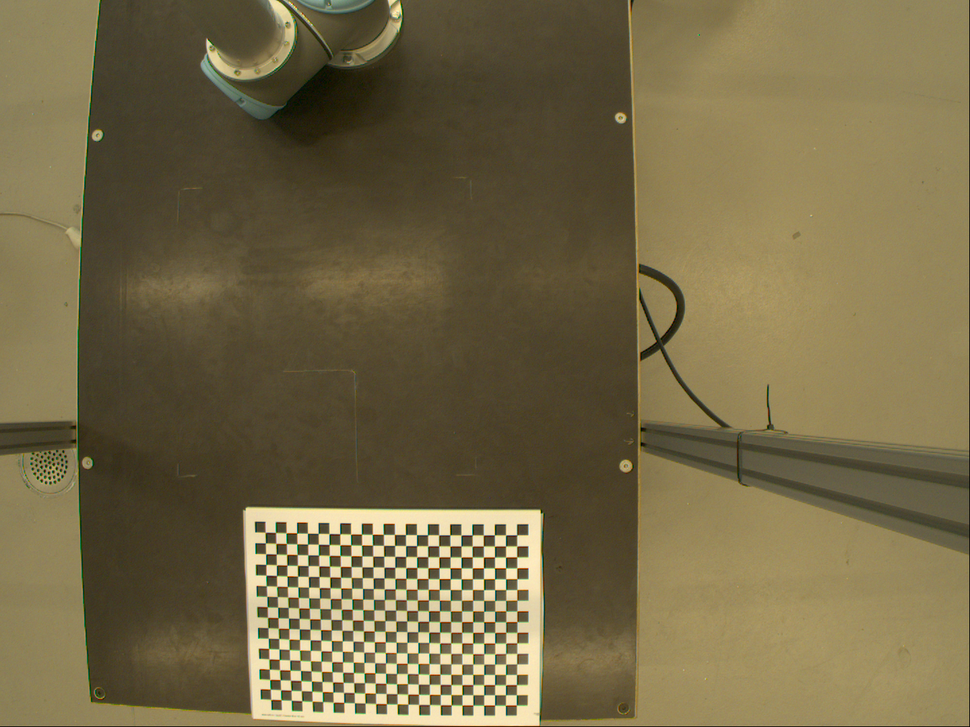
#> input picture HW[2]/images/img1.png, 970 x 727 px, shrunk from 1440 x 1080 before the run
$ jupyter execute --allow-errors code.ipynb   (shell and % lines are left out)
#> lines starting #> are read from the running program, lines starting #| are printed output that depends on the picture; long printed decimals are rounded
[cell 1]
import cv2
import numpy as np
import matplotlib.pyplot as pl

image_path = "./images/"
window_name = 'Image'

[cell 2]
def show_image(mat,window_name=window_name,wait=0):
    pl.imshow(mat,cmap='gray')

img1=cv2.imread(image_path+"img1.png")
#> img1 is the input picture: shape (727, 970, 3); mean B, G, R 71, 104.9, 116.6

show_image(img1)

[cell 3]
pattern_size=(17,24)
retval,corners=cv2.findChessboardCorners(img1,pattern_size)
#> retval = True; corners = 408 rows, first 8: [516.7, 534.8], [516.8, 546], [516.7, 556.7], [516.9, 567.9], [516.9, 578.7], [516.8, 589.6], [516.9, 600.2], [517, 611]
print(retval)
#| True
# corners

[cell 4]
gray = cv2.cvtColor(img1,cv2.COLOR_BGR2GRAY)
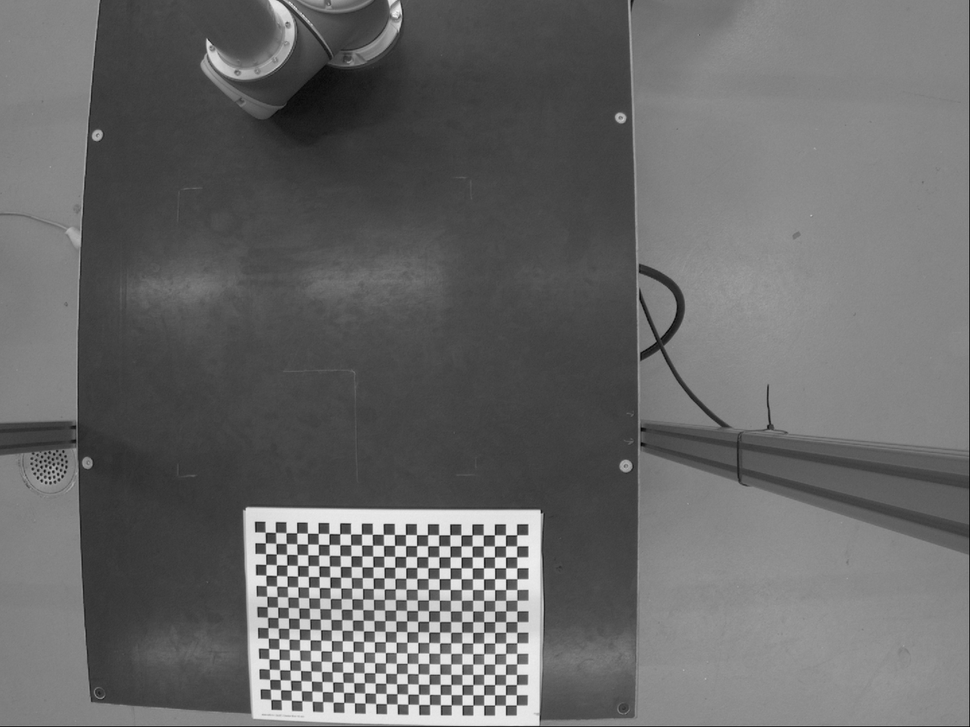
#> gray: shape (727, 970); min 5, max 245, mean 104.5
print('gray scale pic shape',gray.shape[::-1])
#| gray scale pic shape (970, 727)
criteria = (cv2.TERM_CRITERIA_EPS + cv2.TERM_CRITERIA_MAX_ITER, 100, 0.001)
s_corners=cv2.cornerSubPix(gray,corners,(5,5),(-1,-1),criteria)
#> s_corners = 408 rows, first 8: [516.6, 534.8], [516.6, 545.8], [516.7, 556.8], [516.7, 567.7], [516.8, 578.7], [516.8, 589.5], [516.8, 600.2], [516.9, 610.9]

img1_cor=cv2.drawChessboardCorners(img1,pattern_size,s_corners,retval)
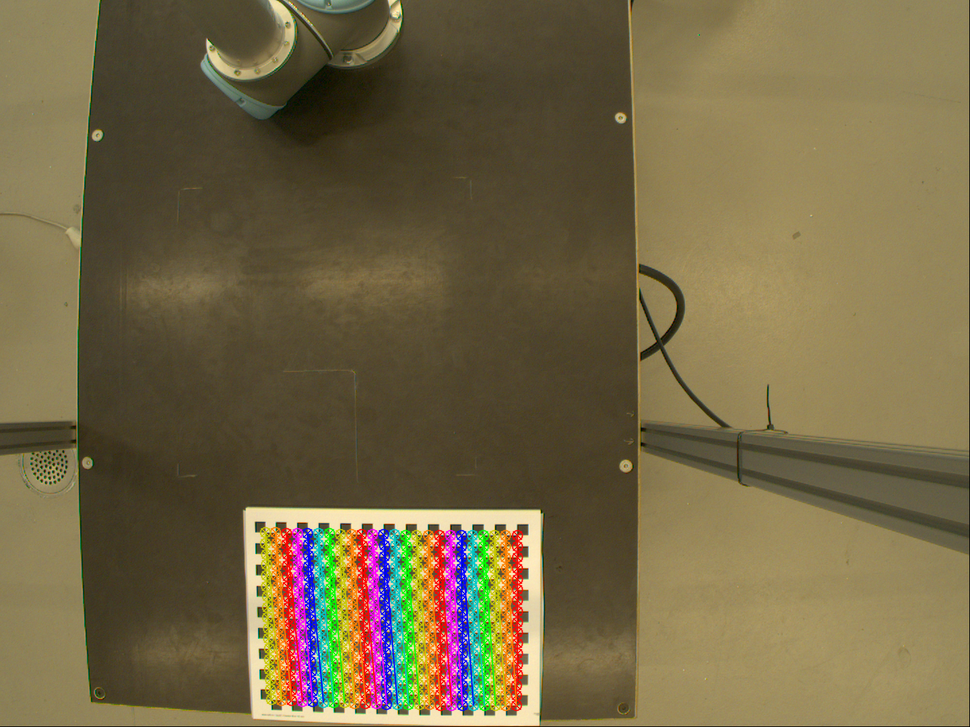
#> img1_cor: shape (727, 970, 3); mean B, G, R 69.9, 103.3, 116.1
show_image(img1_cor)

[cell 5]
#  3D points real world coordinates(for every corner 3d dim is 0 and other 2 dims are index of the corner)
objectp3d = np.zeros((1, pattern_size[0] * pattern_size[1],
                      3), np.float32)

objectp3d[0, :, :2] = np.mgrid[0:pattern_size[0]
                    , 0:pattern_size[1]].T.reshape(-1, 2) # set X Y dimensions and the Z dimension will be 0
print(img1.shape)
#| (727, 970, 3)

retval, camera_matrix, distortion, r_vecs, t_vecs=cv2.calibrateCamera([objectp3d],[s_corners],gray.shape[::-1],None,None,)
#> retval = 0.143; camera_matrix = [[685.4, 0, 528.2], [0, 691.5, 356.5], [0, 0, 1]]; distortion = [[-0.205, 0.186, -0.0013, -0.0152, -0.172]]; r_vecs = ([0.00878, 0.0464, 1.56],); t_vecs = ([-0.952, 15.78, 60.39],)

[cell 6]
# Displaying required output
print(" Camera matrix:")
print(camera_matrix)
#| [[685.420   0.         528.187]
#|  [  0.         691.478  356.488 ]
#|  [  0.           0.           1.        ]]

print("\n Distortion coefficient: (in order of :[(k1 k2 p1 p2 k3)])")
print(distortion)
#| [[-0.2049  0.1863 -0.001301 -0.01522 -0.1724]]

print("\n Rotation Vectors:")
print(r_vecs)
#| (array([[0.008783],
#|        [0.04636],
#|        [1.562  ]]),)

print("\n Translation Vectors:")
print(t_vecs)
#| (array([[-0.9524],
#|        [15.785],
#|        [60.392 ]]),)

[cell 7]
img5 = cv2.imread(image_path+'img5.png')
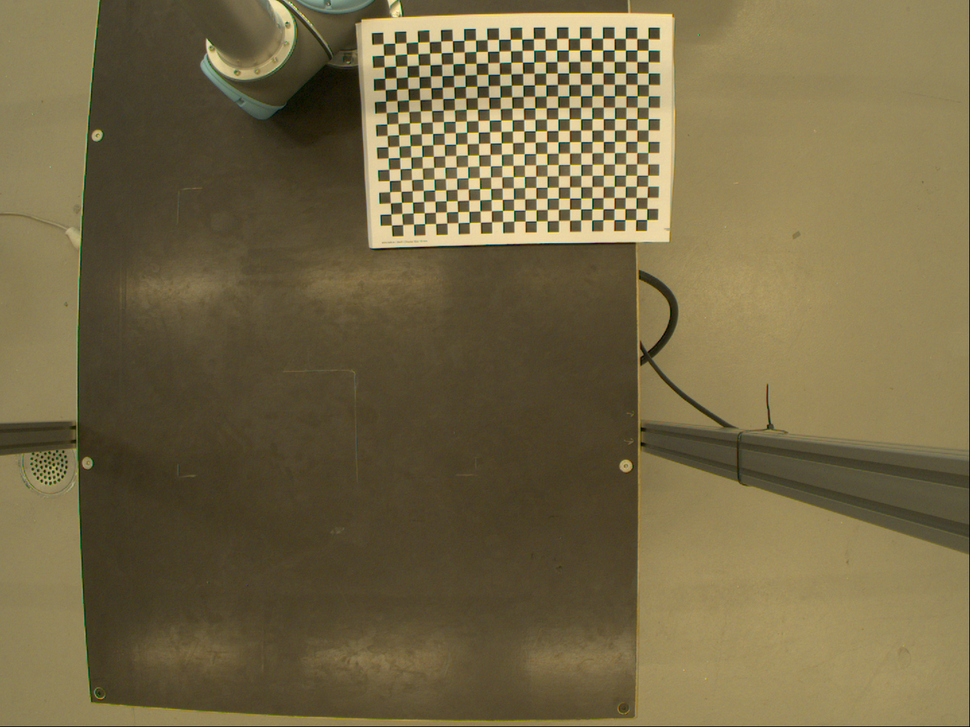
#> input picture HW[2]/images/img5.png, 970 x 727 px, shrunk from 1440 x 1080 before the run
#> img5 is the input picture: shape (727, 970, 3); mean B, G, R 69.7, 104.2, 116.3
h,  w = img5.shape[:2]
#> h = 727; w = 970
newcameramtx, roi = cv2.getOptimalNewCameraMatrix(camera_matrix, distortion, (w,h), 0, (w,h))
#> newcameramtx = [[647.3, 0, 498.8], [0, 691.5, 356.5], [0, 0, 1]]; roi = (0, 0, 969, 726)

dst = cv2.undistort(img5, camera_matrix, distortion, None, newcameramtx)
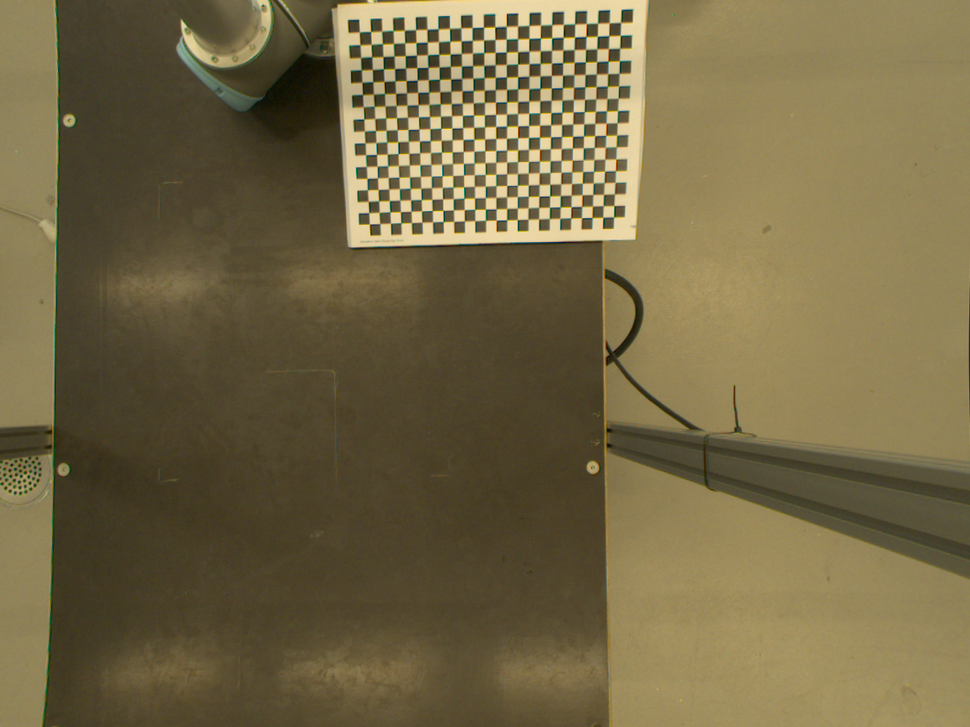
#> dst: shape (727, 970, 3); mean B, G, R 69.4, 103.7, 115.9


show_image(dst)
#> `retval,corners=cv2.findChessboardCorners(img,pattern_size)`: retval = True
#> pass 2 of the loop `for name in img_list:`:
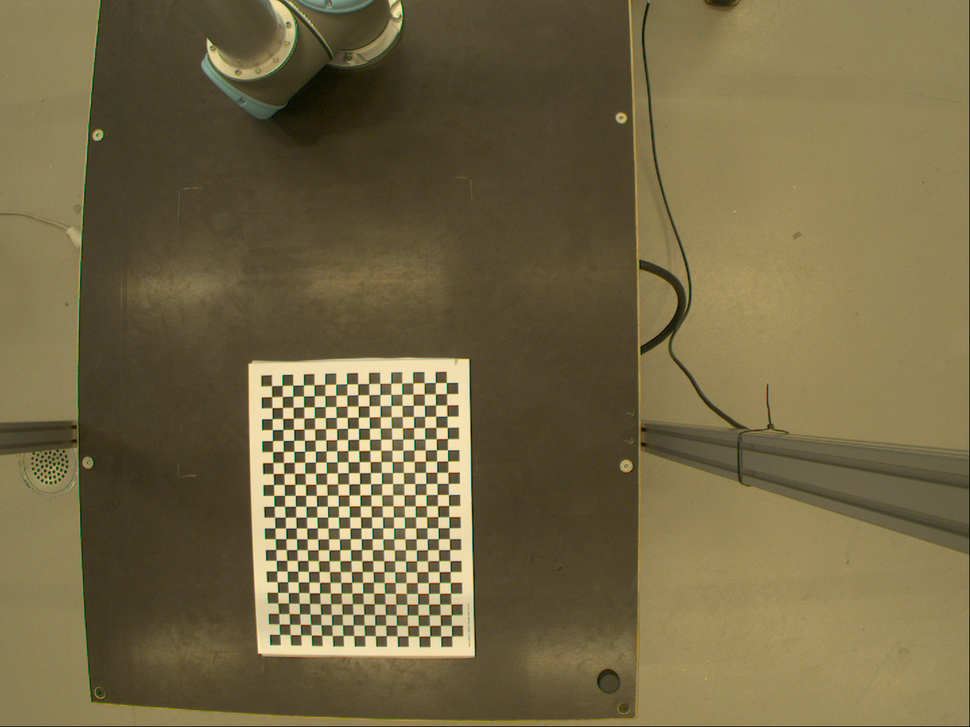
#> input picture HW[2]/images/img2.png, 970 x 727 px, shrunk from 1440 x 1080 before the run
#> img is the input picture: shape (727, 970, 3); mean B, G, R 69.3, 103.9, 116.1
#> `retval,corners=cv2.findChessboardCorners(img,pattern_size)`: corners = 408 rows, first 8: [271.6, 385.7], [282.2, 385.5], [292.7, 385.2], [303.4, 385], [314, 384.7], [324.8, 384.4], [335.8, 384.2], [346.8, 383.9]
#> `gray = cv2.cvtColor(img,cv2.COLOR_BGR2GRAY)`:
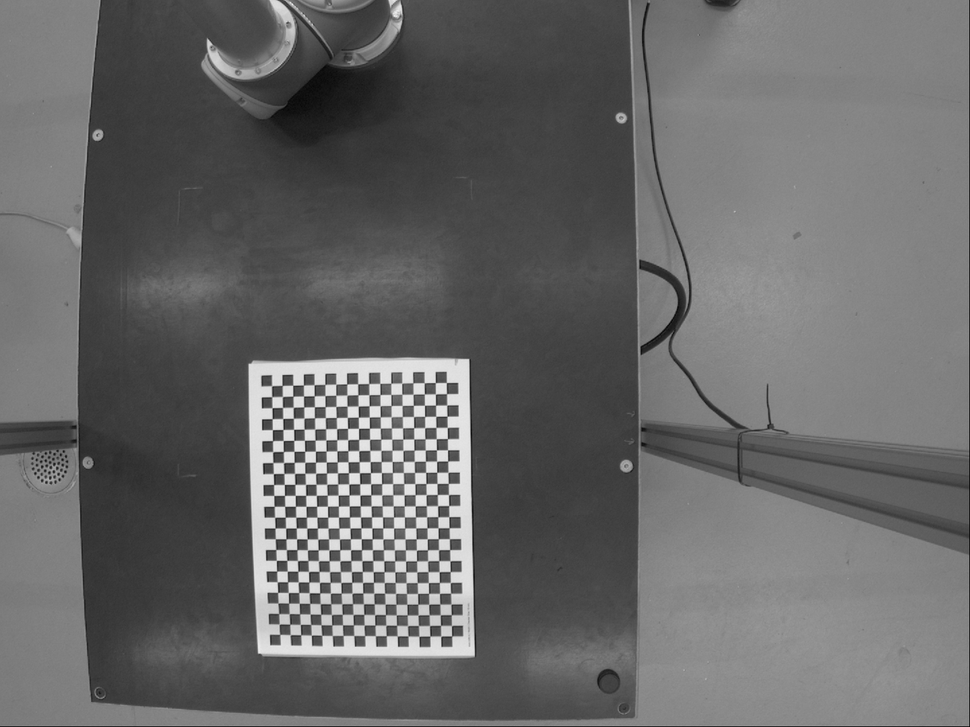
#> gray: shape (727, 970); min 6, max 240, mean 103.6
#> `s_corners=cv2.cornerSubPix(gray,corners,(5,5),(-1,-1),criteria)`: s_corners = 408 rows, first 8: [271.5, 385.6], [282.1, 385.4], [292.7, 385.2], [303.4, 385], [314.1, 384.6], [324.8, 384.4], [335.7, 384.1], [346.7, 383.8]
#> pass 3 of the loop `for name in img_list:`:
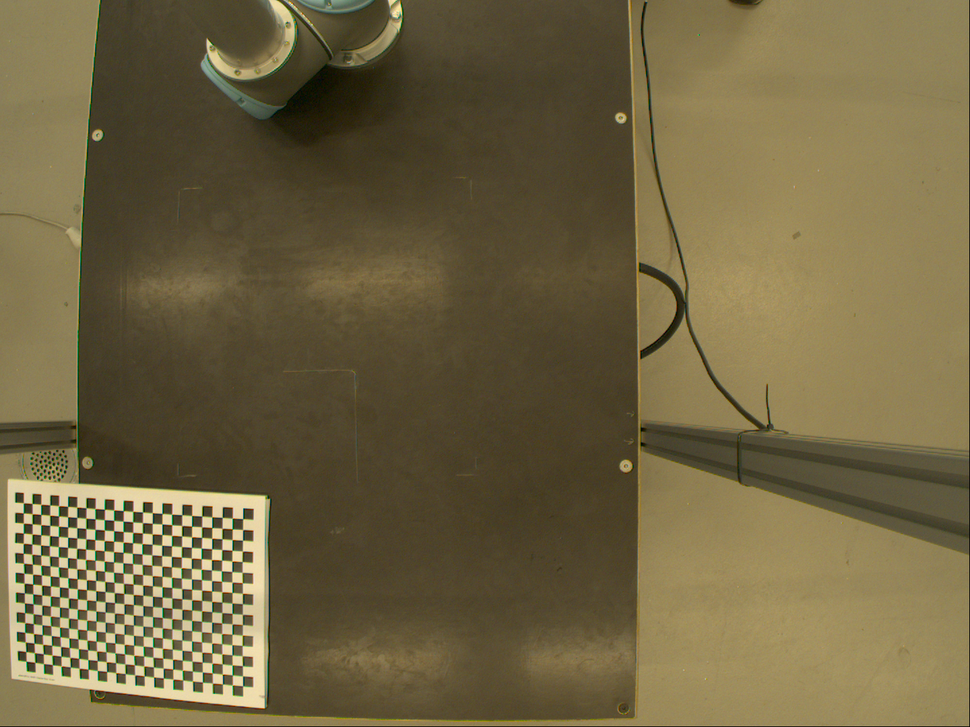
#> input picture HW[2]/images/img3.png, 970 x 727 px, shrunk from 1440 x 1080 before the run
#> img is the input picture: shape (727, 970, 3); mean B, G, R 66.5, 100.3, 112.1
#> `retval,corners=cv2.findChessboardCorners(img,pattern_size)`: corners = 408 rows, first 8: [242.6, 518.7], [242.7, 529.6], [242.5, 540.2], [242.5, 551.2], [242.2, 561.5], [242.2, 572.4], [242.4, 582.7], [242.5, 593.4]
#> `gray = cv2.cvtColor(img,cv2.COLOR_BGR2GRAY)`:
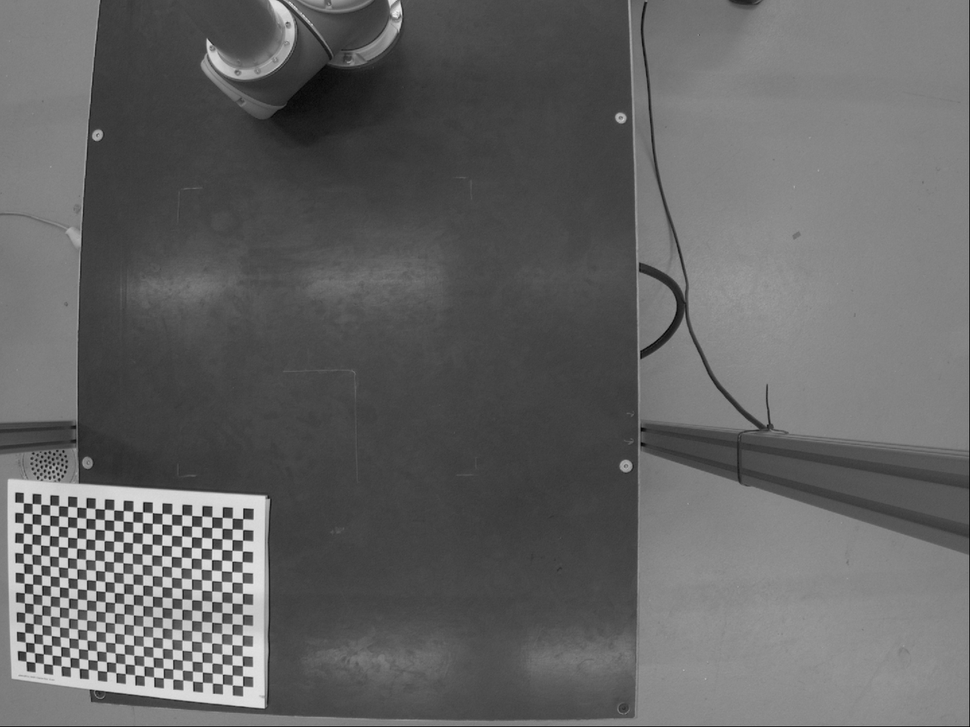
#> gray: shape (727, 970); min 4, max 239, mean 100
#> `s_corners=cv2.cornerSubPix(gray,corners,(5,5),(-1,-1),criteria)`: s_corners = 408 rows, first 8: [242.6, 518.6], [242.6, 529.4], [242.5, 540.2], [242.4, 550.9], [242.1, 561.6], [242.1, 572.3], [242.3, 582.7], [242.4, 593.2]

[cell 8]
# part 7

img_list = ['img1.png', 'img2.png', 'img3.png','img4.png']

obj3_list=[]
corner_list=[]

#> (the rest of this cell did not finish here and is left out)
